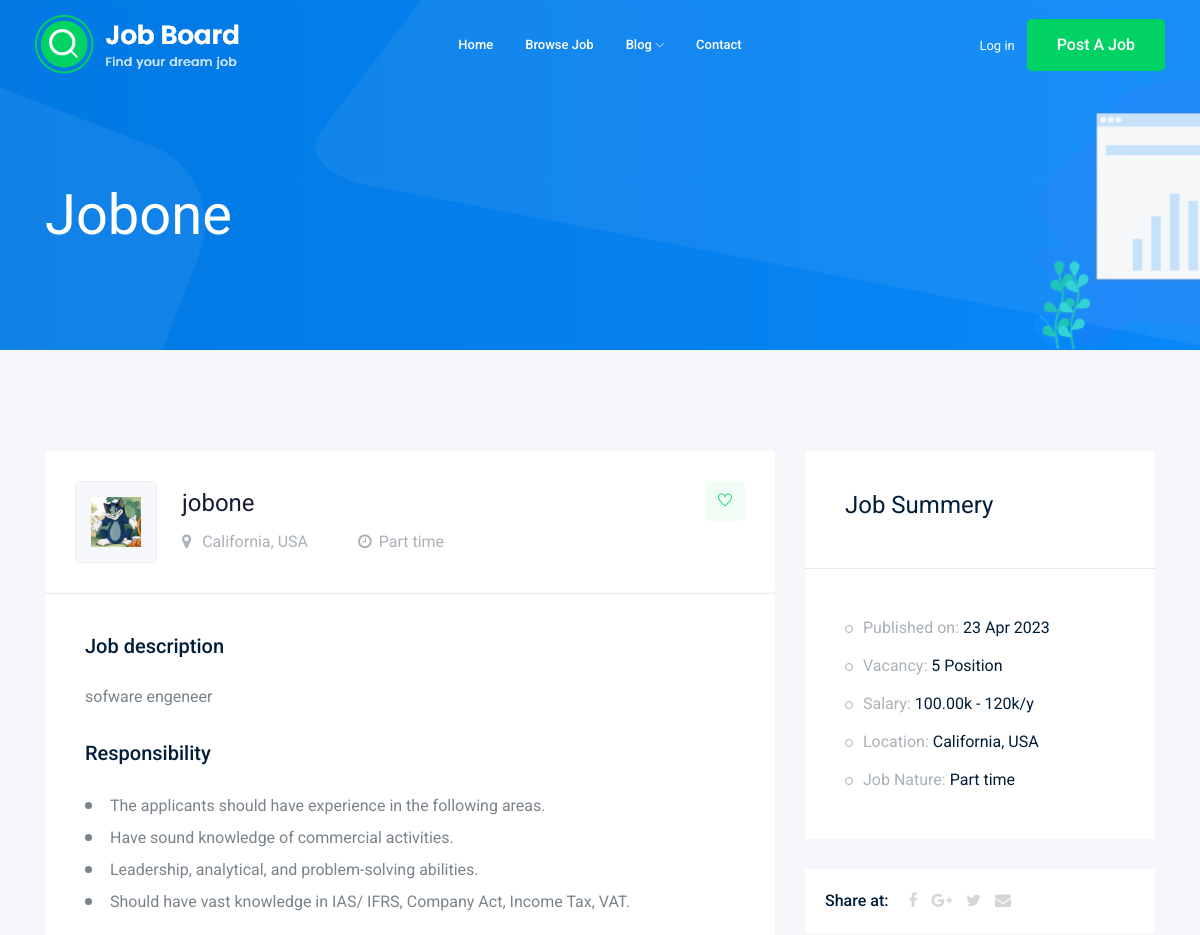
Page /jobs/jobone (upper part) on the earlier database version.
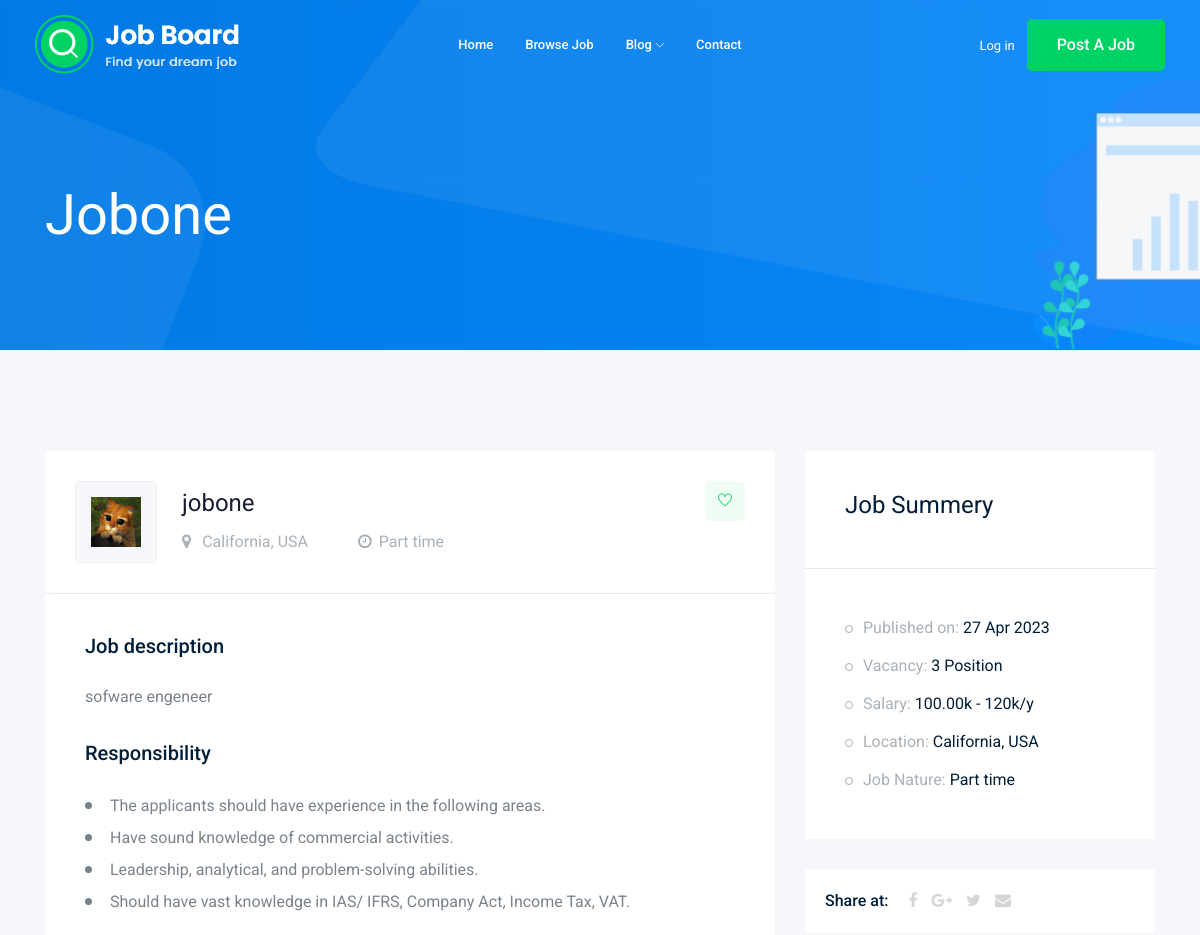
Same page on the later database version.
### job/models.py (models this page shows, shortened)
class JobModel(models.Model):
    def imageGenerator(instance, fileName):
        imageName , extension = fileName.split(".")
        return f"jobsImages/{instance.id}.{extension}"
    user = models.ForeignKey(User, on_delete=models.CASCADE)
    title = models.CharField(max_length=100)
    jobType = models.CharField(max_length=50, choices=JOB_TYPE)
    description = models.TextField(max_length=1000, null=True)
    published_at = models.DateTimeField(auto_now=True, null=True)
    vacancy = models.IntegerField(default=1)
    salary = models.DecimalField(default=0, decimal_places=2, max_digits=5)
    experience = models.IntegerField(default=1)
    category = models.ForeignKey(CategoryModel, on_delete=models.CASCADE, null=True)
    image = models.ImageField(upload_to = imageGenerator, null=True)
    slug = models.SlugField(null=True, blank=True)

### job/views.py (the view)
# urls.py: path('jobs/<str:slug>', views.jobDetails,name='jobDetailsPage'),
def jobDetails(request, slug):
    jobObject = JobModel.objects.get(slug=slug)
    if request.method=="POST":
        form = ApplyForm(request.POST, request.FILES)
        if form.is_valid():
            myform = form.save(commit=False)
            myform.job = jobObject
            myform.save()
    else:
        form = ApplyForm
    context= {
        'job': jobObject,
        'form': form,
    }
    return render(request, 'pages/jobDetails.html', context)

### templates/pages/jobDetails.html (shortened to what the changed rows need)
{% extends 'base.html' %}
{% load django_bootstrap5 %}
{% block content %}
    <div class="bradcam_area bradcam_bg_1">
        <div class="container">
            <div class="row">
                <div class="col-xl-12">
                    <div class="bradcam_text">
                        <h3>{{ job.title }}</h3>
                    </div>
                </div>
            </div>
        </div>
    </div>
    <div class="job_details_area">
        <div class="container">
            <div class="row">
                <div class="col-lg-8">
                    <div class="job_details_header">
                        <div class="single_jobs white-bg d-flex justify-content-between">
                            <div class="jobs_left d-flex align-items-center">
                                <div class="thumb">
                                    <img class="img-fluid" src="{{ job.image.url }}" alt="">
                                </div>
                                <div class="jobs_conetent">
                                    <a href="#"><h4>{{ job.title }}</h4></a>
                                    <div class="links_locat d-flex align-items-center">
                                        <div class="location">
                                            <p> <i class="fa fa-clock-o"></i>{{ job.jobType }}</p>
                                        </div>
                                    </div>
                                </div>
                            </div>
                        </div>
                    </div>
                    <div class="descript_wrap white-bg">
                        <div class="single_wrap">
                            <h4>Job description</h4>
                            <p>{{ job.description }}</p>
                        </div>
                    </div>
                </div>
                <div class="col-lg-4">
                    <div class="job_sumary">
                        <div class="job_content">
                            <ul>
                                <li>Published on: <span>{{ job.published_at | date:'d M o'}}</span></li>
                                <li>Vacancy: <span>{{ job.vacancy}} Position</span></li>
                                <li>Salary: <span>{{ job.salary }}k - 120k/y</span></li>
                                <li>Job Nature: <span>{{ job.jobType }}</span></li>
                            </ul>
                        </div>
                    </div>
                </div>
            </div>
        </div>
    </div>
{% endblock%}

Differences in the rows shown:
changed JobModel "Jobone": image: a different picture; published_at "23 Apr 2023" → "27 Apr 2023"; vacancy "5" → "3"
